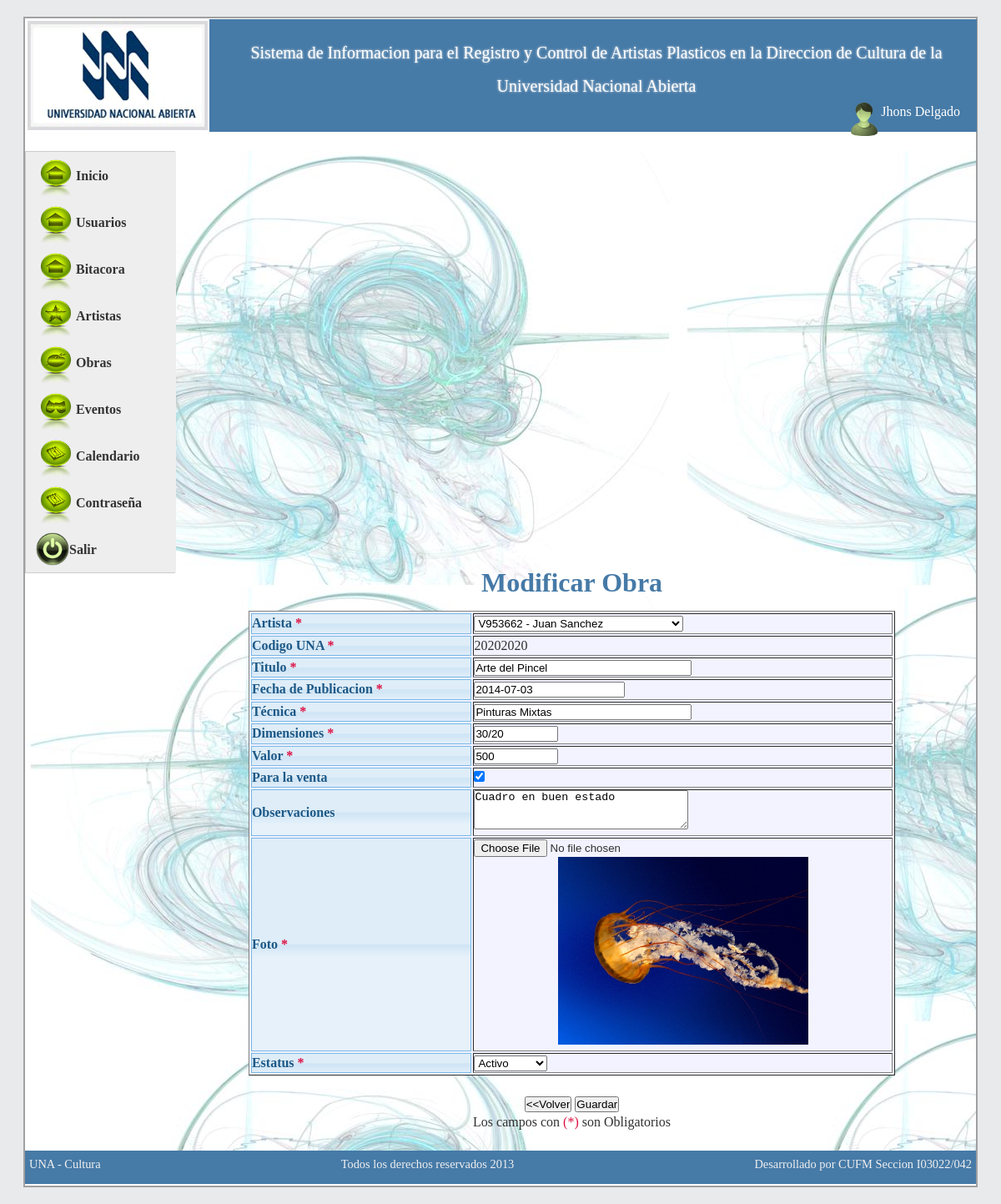
The page /sistema/controller/obras.php?id=26 (signed in) on the database its author committed.
### tables this page shows
CREATE TABLE IF NOT EXISTS `usuarios` (
  `id_usuarios` int(11) NOT NULL AUTO_INCREMENT,
  `usuario` varchar(50) NOT NULL,
  `clave` text NOT NULL,
  `estatus` int(1) NOT NULL,
  `usuario_reg` int(11) NOT NULL,
  `fecha_reg` date NOT NULL,
  `hora_reg` time NOT NULL,
  `usuario_mod` int(11) NOT NULL,
  `fecha_mod` date NOT NULL,
  `hora_mod` time NOT NULL,
  `intentos` int(11) NOT NULL,
  `tipo` varchar(10) NOT NULL,
  `nombre` varchar(100) NOT NULL,
  `apellido` varchar(100) NOT NULL,
  `tipo_cedula` varchar(1) NOT NULL,
  `num_cedula` int(11) NOT NULL,
  `email` varchar(100) DEFAULT NULL,
  `telefono` varchar(11) DEFAULT NULL,
  `cambioclave` varchar(1) NOT NULL DEFAULT 's',
  `session` int(11) NOT NULL DEFAULT '0',
  PRIMARY KEY (`id_usuarios`),
  UNIQUE KEY `usuario` (`usuario`),
  KEY `estatus` (`estatus`)
);

CREATE TABLE IF NOT EXISTS `obras` (
  `id_obras` int(11) NOT NULL AUTO_INCREMENT,
  `titulo` varchar(60) NOT NULL,
  `tecnica` varchar(50) NOT NULL,
  `dimensiones` varchar(50) NOT NULL,
  `valor` int(50) NOT NULL,
  `para_la_venta` tinyint(1) NOT NULL,
  `observaciones` varchar(255) DEFAULT NULL,
  `fecha_reg` date NOT NULL,
  `hora_reg` time NOT NULL,
  `usuario_reg` int(11) NOT NULL,
  `fecha_mod` date DEFAULT NULL,
  `hora_mod` time DEFAULT NULL,
  `usuario_mod` int(11) DEFAULT NULL,
  `estatus` int(11) NOT NULL,
  `id_artistas` int(11) NOT NULL,
  `codigo_una` varchar(100) NOT NULL,
  `fecha_obra` date NOT NULL,
  `foto` text NOT NULL,
  PRIMARY KEY (`id_obras`),
  UNIQUE KEY `id_obras` (`id_obras`),
  KEY `id_artistas` (`id_artistas`),
  KEY `id_artistas_2` (`id_artistas`),
  KEY `estatus` (`estatus`)
);

CREATE TABLE IF NOT EXISTS `artistas` (
  `id_artistas` int(11) NOT NULL AUTO_INCREMENT,
  `tp_cedula` char(1) NOT NULL,
  `num_cedula` int(20) NOT NULL,
  `nombre` varchar(50) NOT NULL,
  `apellido` varchar(50) NOT NULL,
  `direccion` text NOT NULL,
  `estado` int(11) NOT NULL,
  `telefono` int(20) NOT NULL,
  `correo` varchar(50) NOT NULL,
  `num_obras` int(11) NOT NULL,
  `fecha_reg` date DEFAULT NULL,
  `usuario_reg` int(11) DEFAULT NULL,
  `hora_reg` time DEFAULT NULL,
  `estatus` int(11) NOT NULL,
  `usuario_mod` int(11) NOT NULL,
  `fecha_mod` date NOT NULL,
  `hora_mod` time NOT NULL,
  PRIMARY KEY (`id_artistas`),
  KEY `estatus` (`estatus`),
  KEY `estado` (`estado`)
);

CREATE TABLE IF NOT EXISTS `lista_estatus_obras` (
  `id_lista_estatus_obras` int(11) NOT NULL AUTO_INCREMENT,
  `estatus_obras` varchar(30) NOT NULL,
  `descripcion` varchar(255) NOT NULL,
  PRIMARY KEY (`id_lista_estatus_obras`)
);

### sistema/controller/obras.php (called while the page is built, shortened)
<?php
$registrar = new Obras();
if (isset($_GET['id'])) {
    $id = $_GET['id'];
    $obra = $registrar->detalle_obra($id);
    $obra = mysql_fetch_array($obra);
    $editar = 'si';
    $titulo = $obra['titulo'];
    $tecnica = $obra['tecnica'];
    $dimensiones = $obra['dimensiones'];
    $valor = $obra['valor'];
    $para_la_venta = $obra['para_la_venta'];
    $observaciones = $obra['observaciones'];
    $estatus = $obra['estatus'];
    $id_artistas = $obra['id_artistas'];
    $codigo_una = $obra['codigo_una'];
    $fecha_obra = $obra['fecha_obra'];
    $foto = $obra['foto'];
}
$estatu = new ListaEstatusObra();
$lista_estatus = $estatu->listar_estatus();
$artis = new Artista();
$listado_artistas = $artis->listar_artistas();
include '../web/layout/index.php';
?>

### sistema/model/BDculturaconexion.php (called while the page is built, shortened)
<?php
class BDculturaconexion {
    private $conexion;
    public function conectar() {
        if (!isset($this->conexion)) {
            $this->conexion = (mysql_connect("localhost", "root", "12345678")) or die(mysql_error());
        }
    }
    public function ejecutarsql($sql) {
        $resultado = mysql_query($sql, $this->conexion);
        return $resultado;
    }
}
?>

### sistema/model/Usuarios.php (called while the page is built, shortened)
<?php
class Usuarios extends BDculturaconexion {
    public function detalle($id) {
        $sql = "Select * from usuarios WHERE id_usuarios = '$id'";
        $consulta = $this->ejecutarsql($sql);
        return $consulta;
    }
}
?>

### sistema/model/Artista.php (called while the page is built, shortened)
<?php
class Artista extends BDculturaconexion {
    public function listar_artistas() {
        $sql = "Select * from artistas  where estatus = '1'";
        $consulta = $this->ejecutarsql($sql);
        return $consulta;
    }
}
?>

### sistema/model/Obras.php (called while the page is built, shortened)
<?php
class Obras extends BDculturaconexion {
    public function detalle_obra($id) {
        $sql = "select * from obras WHERE id_obras = '$id'";
        $consulta = $this->ejecutarsql($sql);
        return $consulta;
    }
}
?>

### sistema/model/ListaEstatusObra.php (called while the page is built, shortened)
<?php
class ListaEstatusObra extends BDculturaconexion {
    public function listar_estatus() {
        $sql = "Select * from lista_estatus_obras";
        $consulta = $this->ejecutarsql($sql);
        return $consulta;
    }
}
?>

### sistema/views/obras/registrar.php (the view, shortened to what this page needs)
<div align="center">
<h1 style="color: #467aa7;"><?php if ($editar == 'si') {
	if ($_REQUEST["eliminar"]!='si')
   		echo 'Modificar Obra';
	elseif ($_REQUEST["eliminar"]=='si')
   		echo 'Eliminar Obra';
} else {
    echo 'Registrar Obra';
} ?></h1>
    <br />
    <form id="form2" name="form2" method="post" action="obras.php
		<?php
		if ($editar == 'si')
		{
			echo '?id='.$_GET['id'];
			if ($_REQUEST["eliminar"]=='si')
				echo '&eliminar=si';
		}
		?>" enctype="multipart/form-data">
        <table width="80%" border="1" style="background-color: #F2F3FF">
            <tr>
                <td class="ui-state-hover">Artista <span style="color: #D14;">*</span></td>
                <td>
                    <select name="id_artistas" id="id_artistas">
                        <?php while ($ar = mysql_fetch_array($listado_artistas)) { ?>
                            <option <?php
                            if ($ar['id_artistas'] == @$id_artistas) {
                                echo 'selected';
                            }
                            ?> value="<?php echo $ar['id_artistas']; ?>"><?php echo ucfirst($ar['tp_cedula']).$ar['num_cedula'].'   -   '. ucfirst($ar['nombre']) . ' ' . ucfirst($ar['apellido']); ?></option>
                    <?php } ?>
                    </select>
                </td>
            </tr>
            <tr>
                <td class="ui-state-hover">Codigo UNA <span style="color: #D14;">*</span></td>
                <td><input autocomplete="off" name="codigo_una" value="<?php echo @$codigo_una; ?>" type="<?php echo $editar=="si"? 'hidden':'text'; ?>" id="codigo_una" size="15" maxlength="15" />
                     <?php if($editar=="no") { ?>
                    <script type="text/javascript">
                        var codigo_una = new LiveValidation('codigo_una');
                        codigo_una.add(Validate.Presence);
                    </script>
                       <?php } else { echo @$codigo_una; }?>
                </td>
            </tr>
            <tr>
                <td class="ui-state-hover">Titulo <span style="color: #D14;">*</span></td>
                <td><input autocomplete="off" name="titulo" value="<?php echo @$titulo; ?>" type="text" id="titulo" size="30" maxlength="30" />
                </td>
            </tr>
            <tr>
                <td class="ui-state-hover">Fecha de Publicacion <span style="color: #D14;">*</span></td>
                <td><input autocomplete="off" name="fecha_obra" value="<?php echo @$fecha_obra; ?>" type="text" readonly="readonly" id="fecha_obra" />
                </td>
            </tr>
            <tr>
                <td class="ui-state-hover">Técnica <span style="color: #D14;">*</span></td>
                <td><input autocomplete="off" name="tecnica" value="<?php echo @$tecnica; ?>" type="text" id="tecnica" size="30" maxlength="30" />
                </td>
            </tr>
            <tr>
                <td class="ui-state-hover">Dimensiones <span style="color: #D14;">*</span></td>
                <td><input autocomplete="off" name="dimensiones" value="<?php echo @$dimensiones; ?>" type="text" id="dimensiones" size="10" maxlength="10" />
                </td>
            </tr>
            <tr>
                <td class="ui-state-hover">Valor <span style="color: #D14;">*</span></td>
                <td><input autocomplete="off" name="valor" type="text" value="<?php echo @$valor; ?>" id="valor" size="10" maxlength="10" />
                </td>
            </tr>
            <tr>
                <td class="ui-state-hover">Para la venta</td>
                <td><input autocomplete="off" name="para_la_venta" type="checkbox" value="1" <?php if (@$para_la_venta == '1') {
                        echo 'checked="TRUE"';
                    } ?> id="venta" />
                </td>
            </tr>
            <tr>
                <td class="ui-state-hover">Observaciones</td>
                <td><textarea  name="observaciones" cols="30" rows="3" id="observaciones" ><?php echo @$observaciones; ?></textarea>
                </td>
            </tr>
            <tr>
                <td class="ui-state-hover">Foto <span style="color: #D14;">*</span></td>
                <td><input type="file" name="foto" id="foto" value="Examinar" />
                     <center>
            <img style="max-width: 300px;" src="<?php echo $ruta = '../obras_fotos/';
                echo $foto; ?>"  />
        </center>
                    </td>    </tr>
            <tr>
                <td class="ui-state-hover">Estatus <span style="color: #D14;">*</span></td>
                <td>
                    <select name="estatus" id="estatus">
                            <?php while ($list = mysql_fetch_array($lista_estatus)) { ?>
                            <option <?php
                            if ($list['id_lista_estatus_obras'] == @$estatus) {
                                echo 'selected';
                            }
                            ?> value="<?php echo $list['id_lista_estatus_obras']; ?>"><?php echo ucfirst($list['estatus_obras']); ?></option>
    <?php echo $list['id_lista_estatus_obras'];
} ?>
                    </select>
                </td>
            </tr>
        </table>
        <p>
            <br />
	   <input type="button" name="volver" id="volver" value="&lt;&lt;Volver" onclick="location.href='consulta_obras.php'" />
			<?php
			if ($_REQUEST["eliminar"]!='si')
			{
			?>
            <input type="submit" name="guardar" id="guardar " value="Guardar" />
			<?php
			}
			?>
        </p>
<p>Los campos con <span style="color: #D14;">(*)</span> son Obligatorios</p>
<br />
    </form>
</div>

### sistema/web/layout/header.php
<div id="header">
    <div style="width: 20%; float: left">
        <img src="../web/image/logo.png" alt="logo" />
    </div>
    <div style="width: 80%; float: right;">
        <p style="font-size: 20px; line-height: 40px; text-align: center; margin-left: 30px; margin-right: 30px; margin-top: 20px; text-shadow: 0px 0px 3px #F2F2F2;" >
            Sistema de Informacion para el Registro y Control de Artistas Plasticos en la Direccion de Cultura de la Universidad Nacional Abierta
        </p>
 <?php
        if ($_SESSION['usuario'] != '') {
            ?>
    <div style="color: #FFF; font-size: 16px; width: 200px; float: right; margin-right: 20px;" >
        <?php
        $id = @$_SESSION['usuario'];
        $user = new Usuarios();
        $usuario = $user->detalle($id);
        $usuario = mysql_fetch_array($usuario);
        ?>
        <div style="float: right;">
        <p style="float: right;"> <span style="margin-top: 1px;"><?php echo ucfirst($usuario['nombre']) . ' ' . ucfirst($usuario['apellido']); ?></span>   </p>
           </div>
        <div style="float: right;" ><img src="../web/css/images/usuario.png" width="40" /></div>
    </div>
        <?php } ?>
    </div>
</div>

### sistema/web/css/style_plantilla.css (style rules this page uses)
body { Tahoma,Arial,sans-serif;line-height:1.4em;text-align:center;color:#303030;background:#e8eaec }
* { margin:0;padding:0 }
#header { height:135px;width:100%;margin:0 1px 1px 1px;background:#467aa7;color:#fff }

### rows shown on the page
usuarios: nombre "Jhons", apellido "Delgado"
obras: id_artistas "V953662 - Juan Sanchez", codigo_una "20202020", titulo "Arte del Pincel", fecha_obra "2014-07-03", tecnica "Pinturas Mixtas", dimensiones "30/20", valor "500", para_la_venta "☑", observaciones "Cuadro en buen estado", foto (picture), estatus "Activo"
